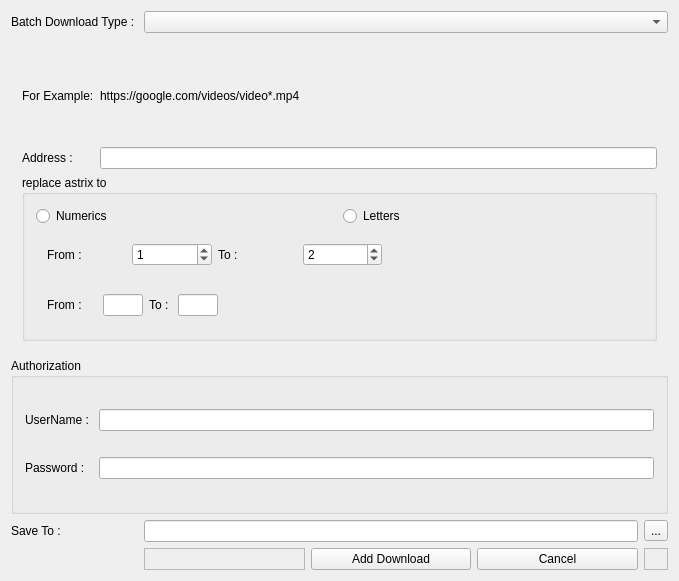
<?xml version="1.0" encoding="UTF-8"?>
<ui version="4.0">
 <class>BatchDownloadCreatorWidget</class>
 <widget class="QWidget" name="BatchDownloadCreatorWidget">
  <property name="geometry">
   <rect>
    <x>0</x>
    <y>0</y>
    <width>679</width>
    <height>581</height>
   </rect>
  </property>
  <property name="windowTitle">
   <string>BatchDownloadCreatorWidget</string>
  </property>
  <layout class="QGridLayout" name="gridLayout_5">
   <item row="7" column="0">
    <spacer name="horizontalSpacer_3">
     <property name="orientation">
      <enum>Qt::Horizontal</enum>
     </property>
     <property name="sizeHint" stdset="0">
      <size>
       <width>40</width>
       <height>20</height>
      </size>
     </property>
    </spacer>
   </item>
   <item row="0" column="0">
    <widget class="QLabel" name="label">
     <property name="sizePolicy">
      <sizepolicy hsizetype="Preferred" vsizetype="Preferred">
       <horstretch>1</horstretch>
       <verstretch>0</verstretch>
      </sizepolicy>
     </property>
     <property name="baseSize">
      <size>
       <width>0</width>
       <height>0</height>
      </size>
     </property>
     <property name="text">
      <string>Batch Download Type : </string>
     </property>
    </widget>
   </item>
   <item row="5" column="0">
    <widget class="QLabel" name="label_11">
     <property name="sizePolicy">
      <sizepolicy hsizetype="Preferred" vsizetype="Preferred">
       <horstretch>0</horstretch>
       <verstretch>0</verstretch>
      </sizepolicy>
     </property>
     <property name="text">
      <string>Save To : </string>
     </property>
    </widget>
   </item>
   <item row="7" column="2">
    <widget class="QPushButton" name="Download_pushButton">
     <property name="text">
      <string>Add Download</string>
     </property>
    </widget>
   </item>
   <item row="7" column="1">
    <widget class="QFrame" name="frame">
     <property name="frameShape">
      <enum>QFrame::StyledPanel</enum>
     </property>
     <property name="frameShadow">
      <enum>QFrame::Raised</enum>
     </property>
    </widget>
   </item>
   <item row="7" column="3">
    <widget class="QPushButton" name="Cancel_pushButton">
     <property name="text">
      <string>Cancel</string>
     </property>
    </widget>
   </item>
   <item row="7" column="4">
    <widget class="QFrame" name="frame_2">
     <property name="frameShape">
      <enum>QFrame::StyledPanel</enum>
     </property>
     <property name="frameShadow">
      <enum>QFrame::Raised</enum>
     </property>
    </widget>
   </item>
   <item row="5" column="4">
    <widget class="QToolButton" name="toolButton">
     <property name="text">
      <string>...</string>
     </property>
    </widget>
   </item>
   <item row="1" column="0" colspan="5">
    <widget class="QWidget" name="SequentialBatch_widget" native="true">
     <property name="sizePolicy">
      <sizepolicy hsizetype="Preferred" vsizetype="Preferred">
       <horstretch>0</horstretch>
       <verstretch>2</verstretch>
      </sizepolicy>
     </property>
     <layout class="QGridLayout" name="gridLayout_4">
      <item row="1" column="0">
       <widget class="QLabel" name="label_2">
        <property name="text">
         <string>Address : </string>
        </property>
       </widget>
      </item>
      <item row="2" column="0" colspan="2">
       <widget class="QGroupBox" name="groupBox">
        <property name="title">
         <string>replace astrix to</string>
        </property>
        <layout class="QGridLayout" name="gridLayout_3">
         <item row="0" column="0">
          <widget class="QRadioButton" name="Numerics_radioButton">
           <property name="text">
            <string>Numerics</string>
           </property>
          </widget>
         </item>
         <item row="0" column="1">
          <widget class="QRadioButton" name="Letters_radioButton">
           <property name="text">
            <string>Letters</string>
           </property>
          </widget>
         </item>
         <item row="1" column="0" colspan="2">
          <widget class="QWidget" name="widget_2" native="true">
           <layout class="QGridLayout" name="gridLayout">
            <item row="0" column="2">
             <widget class="QLabel" name="label_4">
              <property name="sizePolicy">
               <sizepolicy hsizetype="Preferred" vsizetype="Preferred">
                <horstretch>1</horstretch>
                <verstretch>0</verstretch>
               </sizepolicy>
              </property>
              <property name="text">
               <string>To : </string>
              </property>
             </widget>
            </item>
            <item row="0" column="1">
             <widget class="QSpinBox" name="From_spinBox">
              <property name="sizePolicy">
               <sizepolicy hsizetype="Minimum" vsizetype="Fixed">
                <horstretch>1</horstretch>
                <verstretch>0</verstretch>
               </sizepolicy>
              </property>
              <property name="minimumSize">
               <size>
                <width>50</width>
                <height>0</height>
               </size>
              </property>
              <property name="maximum">
               <number>500</number>
              </property>
              <property name="value">
               <number>1</number>
              </property>
             </widget>
            </item>
            <item row="0" column="3">
             <widget class="QSpinBox" name="To_spinBox">
              <property name="sizePolicy">
               <sizepolicy hsizetype="Minimum" vsizetype="Fixed">
                <horstretch>1</horstretch>
                <verstretch>0</verstretch>
               </sizepolicy>
              </property>
              <property name="minimumSize">
               <size>
                <width>50</width>
                <height>0</height>
               </size>
              </property>
              <property name="maximum">
               <number>500</number>
              </property>
              <property name="value">
               <number>2</number>
              </property>
             </widget>
            </item>
            <item row="0" column="0">
             <widget class="QLabel" name="label_3">
              <property name="sizePolicy">
               <sizepolicy hsizetype="Preferred" vsizetype="Preferred">
                <horstretch>1</horstretch>
                <verstretch>0</verstretch>
               </sizepolicy>
              </property>
              <property name="text">
               <string>From : </string>
              </property>
             </widget>
            </item>
            <item row="0" column="4">
             <spacer name="horizontalSpacer_2">
              <property name="orientation">
               <enum>Qt::Horizontal</enum>
              </property>
              <property name="sizeHint" stdset="0">
               <size>
                <width>250</width>
                <height>20</height>
               </size>
              </property>
             </spacer>
            </item>
           </layout>
          </widget>
         </item>
         <item row="2" column="0" colspan="2">
          <widget class="QWidget" name="widget_3" native="true">
           <layout class="QGridLayout" name="gridLayout_2">
            <item row="0" column="0">
             <widget class="QLabel" name="label_6">
              <property name="sizePolicy">
               <sizepolicy hsizetype="Fixed" vsizetype="Fixed">
                <horstretch>1</horstretch>
                <verstretch>0</verstretch>
               </sizepolicy>
              </property>
              <property name="maximumSize">
               <size>
                <width>50</width>
                <height>16777215</height>
               </size>
              </property>
              <property name="text">
               <string>From : </string>
              </property>
             </widget>
            </item>
            <item row="0" column="3">
             <widget class="QLineEdit" name="To_lineEdit">
              <property name="maximumSize">
               <size>
                <width>40</width>
                <height>16777215</height>
               </size>
              </property>
              <property name="maxLength">
               <number>1</number>
              </property>
             </widget>
            </item>
            <item row="0" column="4">
             <spacer name="horizontalSpacer">
              <property name="orientation">
               <enum>Qt::Horizontal</enum>
              </property>
              <property name="sizeHint" stdset="0">
               <size>
                <width>250</width>
                <height>20</height>
               </size>
              </property>
             </spacer>
            </item>
            <item row="0" column="2">
             <widget class="QLabel" name="label_5">
              <property name="maximumSize">
               <size>
                <width>50</width>
                <height>16777215</height>
               </size>
              </property>
              <property name="text">
               <string>To : </string>
              </property>
             </widget>
            </item>
            <item row="0" column="1">
             <widget class="QLineEdit" name="From_lineEdit">
              <property name="maximumSize">
               <size>
                <width>40</width>
                <height>16777215</height>
               </size>
              </property>
              <property name="maxLength">
               <number>1</number>
              </property>
             </widget>
            </item>
           </layout>
          </widget>
         </item>
        </layout>
       </widget>
      </item>
      <item row="0" column="1">
       <widget class="QLabel" name="label_8">
        <property name="text">
         <string>https://google.com/videos/video*.mp4</string>
        </property>
       </widget>
      </item>
      <item row="0" column="0">
       <widget class="QLabel" name="label_7">
        <property name="text">
         <string>For Example:</string>
        </property>
       </widget>
      </item>
      <item row="1" column="1">
       <widget class="QLineEdit" name="Address_lineEdit"/>
      </item>
     </layout>
    </widget>
   </item>
   <item row="0" column="1" colspan="4">
    <widget class="QComboBox" name="TypeBatchDownload_comboBox">
     <property name="sizePolicy">
      <sizepolicy hsizetype="Preferred" vsizetype="Fixed">
       <horstretch>2</horstretch>
       <verstretch>0</verstretch>
      </sizepolicy>
     </property>
     <item>
      <property name="text">
       <string/>
      </property>
     </item>
     <item>
      <property name="text">
       <string>Download from a sequential download names</string>
      </property>
     </item>
    </widget>
   </item>
   <item row="3" column="0" colspan="5">
    <widget class="QGroupBox" name="groupBox_2">
     <property name="sizePolicy">
      <sizepolicy hsizetype="Preferred" vsizetype="Preferred">
       <horstretch>0</horstretch>
       <verstretch>1</verstretch>
      </sizepolicy>
     </property>
     <property name="title">
      <string>Authorization</string>
     </property>
     <layout class="QGridLayout" name="gridLayout_6">
      <item row="0" column="0">
       <widget class="QLabel" name="label_9">
        <property name="text">
         <string>UserName : </string>
        </property>
       </widget>
      </item>
      <item row="1" column="0">
       <widget class="QLabel" name="label_10">
        <property name="text">
         <string>Password : </string>
        </property>
       </widget>
      </item>
      <item row="0" column="1">
       <widget class="QLineEdit" name="Username_lineEdit"/>
      </item>
      <item row="1" column="1">
       <widget class="QLineEdit" name="Password_lineEdit">
        <property name="echoMode">
         <enum>QLineEdit::Password</enum>
        </property>
       </widget>
      </item>
     </layout>
    </widget>
   </item>
   <item row="5" column="1" colspan="3">
    <widget class="QLineEdit" name="SaveTo_lineEdit">
     <property name="sizePolicy">
      <sizepolicy hsizetype="Expanding" vsizetype="Fixed">
       <horstretch>0</horstretch>
       <verstretch>0</verstretch>
      </sizepolicy>
     </property>
    </widget>
   </item>
  </layout>
 </widget>
 <layoutdefault spacing="6" margin="11"/>
 <resources/>
 <connections/>
</ui>
